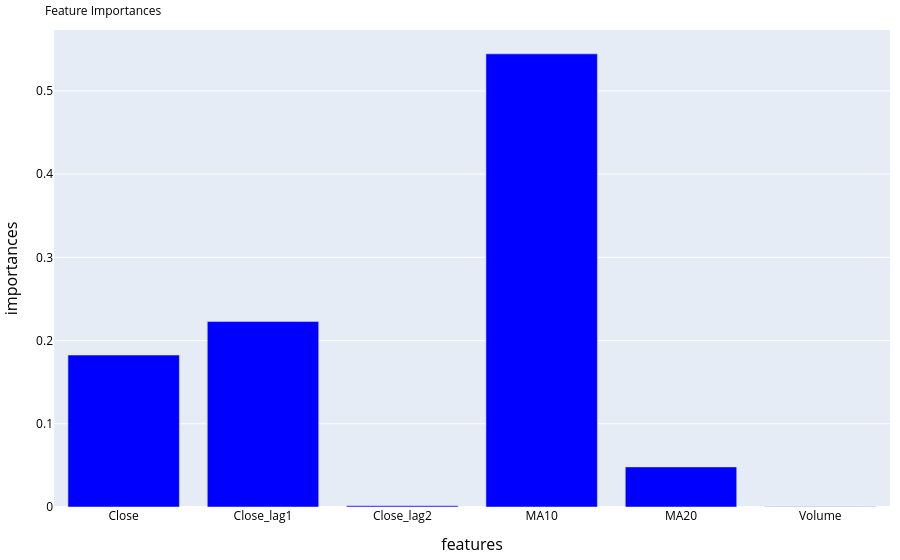

Write notebook code for a chart like this one.
### Code cell
importances = model_xgb.feature_importances_
features = X.columns

feature_df = pd.DataFrame({
    'importances' : importances,
    'features' : features
})
fig_features_XGB = px.bar(
    feature_df,
    x='features',
    y='importances',
    title='Feature Importances',
    color_discrete_sequence=['blue']
)
fig_features_XGB.update_layout(
     font=dict(color='black'),
    title=dict(font=title_font),
    xaxis=dict(title_font=axis_font),
    yaxis=dict(title_font=axis_font),
    margin=dict(l=10, r=10, t=30, b=10)
)
fig_features_XGB.show()
insight_text = """
<b>Feature Importance Analysis:</b><br>
• Shows the relative importance of each feature in the Random Forest model<br>
• Higher bars indicate features that contribute more to predictions<br>
• Helps in understanding which variables drive the model's decisions
"""
save_plot_as_html(fig_features_XGB, 'Feature_Importance', insight_text)

### Figure 1 — Plotly figure (JSON) as saved in the notebook; plotly's stock layout.template omitted (floating-point values rounded to 4 significant figures)
{"data": [{"hovertemplate": "features=%{x}<br>importances=%{y}<extra></extra>", "legendgroup": "", "marker": {"color": "blue", "pattern": {"shape": ""}}, "name": "", "orientation": "v", "showlegend": false, "textposition": "auto", "type": "bar", "x": ["Close", "Close_lag1", "Close_lag2", "MA10", "MA20", "Volume"], "xaxis": "x", "y": [0.1826, 0.223, 0.00148, 0.5445, 0.04819, 0.0001676], "yaxis": "y"}], "layout": {"barmode": "relative", "font": {"color": "black"}, "legend": {"tracegroupgap": 0}, "margin": {"b": 10, "l": 10, "r": 10, "t": 30}, "title": {"font": {"size": 12}, "text": "Feature Importances"}, "xaxis": {"anchor": "y", "domain": [0, 1], "title": {"font": {"size": 16}, "text": "features"}}, "yaxis": {"anchor": "x", "domain": [0, 1], "title": {"font": {"size": 16}, "text": "importances"}}}}
